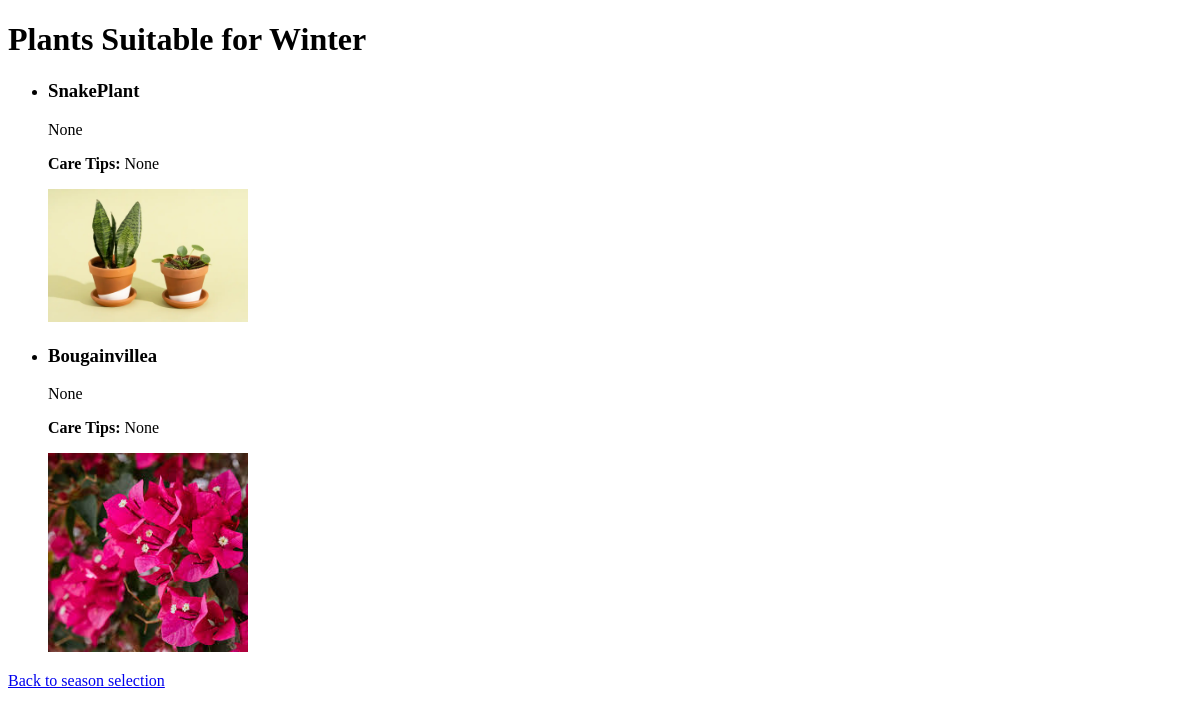
Page /plant_guide/plants-by-season/winter/ on the earlier database version.
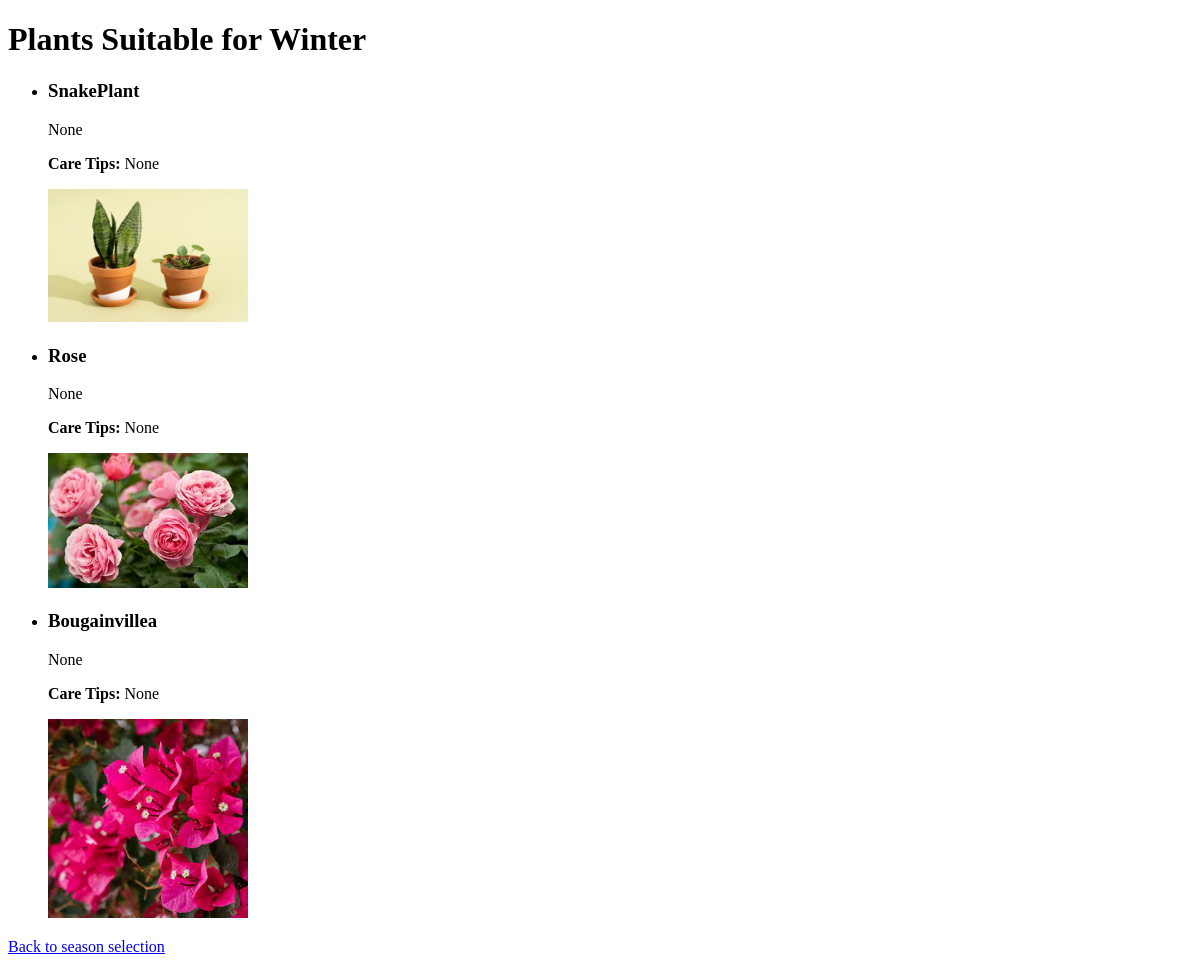
Same page on the later database version.
### trees/models.py (models this page shows, shortened)
class Tree(models.Model):
    SEASON_CHOICES = [
        ('summer', 'Summer'),
        ('winter', 'Winter'),
        ('spring', 'Spring'),
        ('autumn', 'Autumn'),
        ('other', 'Other'),
    ]
    name = models.CharField(max_length=100)
    category = models.CharField(max_length=100)
    price = models.IntegerField(default=0)
    season = models.CharField(max_length=20, choices=SEASON_CHOICES, default='other')
    description = models.TextField(blank=True, null=True)  # Optional description field
    care_tips = models.TextField(blank=True, null=True)  # Optional care tips field
    image = models.ImageField(upload_to='tree_images/', null=True, blank=True)

### plant_guide/views.py (the view)
# urls.py: path('plants-by-season/<season>/', views.plants_by_season, name='plants_by_season'),
def plants_by_season(request, season):
    trees = Tree.objects.filter(season=season)
    return render(request, 'plants_by_season.html', {'trees': trees, 'season': season})

### templates/plants_by_season.html (shortened to what this page needs)
<!DOCTYPE html>
<html lang="en">
<head>
</head>
<body>
    <h1>Plants Suitable for {{ season|title }}</h1>
    {% if trees %}
        <ul>
            {% for tree in trees %}
                <li>
                    <h3>{{ tree.name }}</h3>
                    <p>{{ tree.description }}</p>
                    <p><strong>Care Tips:</strong> {{ tree.care_tips }}</p>
                    {% if tree.image %}
                        <img src="{{ tree.image.url }}" alt="{{ tree.name }}" style="width: 200px;">
                    {% endif %}
                </li>
            {% endfor %}
        </ul>
    {% else %}
        <p>No plants found for this season.</p>
    {% endif %}
    <a href="{% url 'select_season' %}">Back to season selection</a>
</body>
</html>

Differences in the rows shown:
now on this page (row edited): Tree: name "Rose", description "None", care_tips "None", image (picture)
